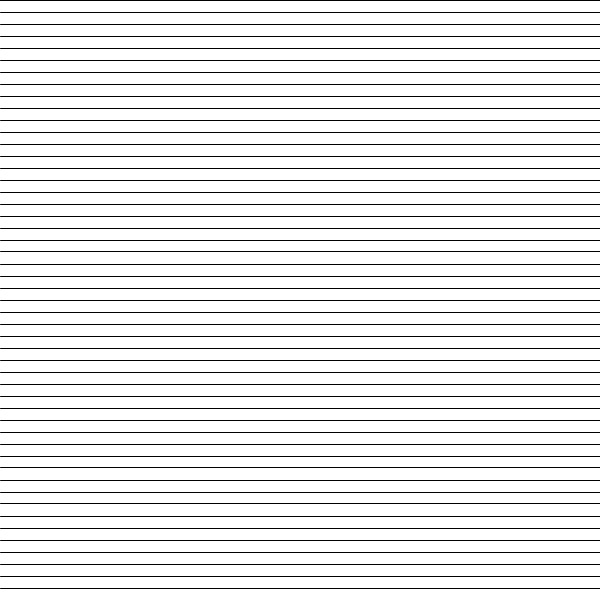
Frame 1 (no input)
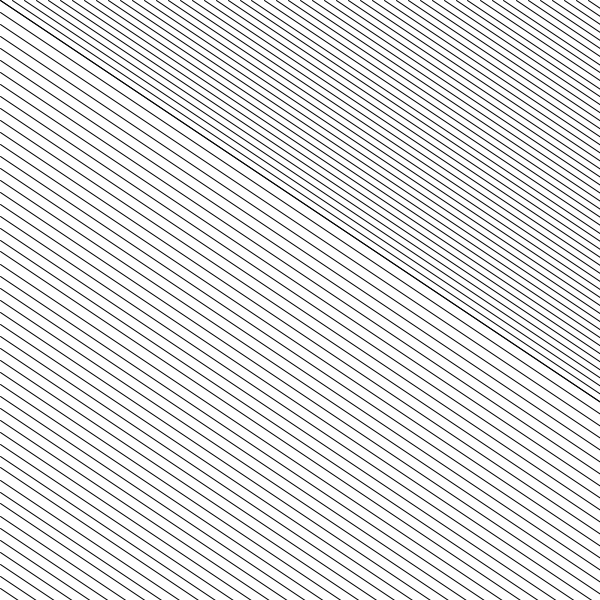
Frame 60 (the mouse pressed at the canvas centre just before this capture)
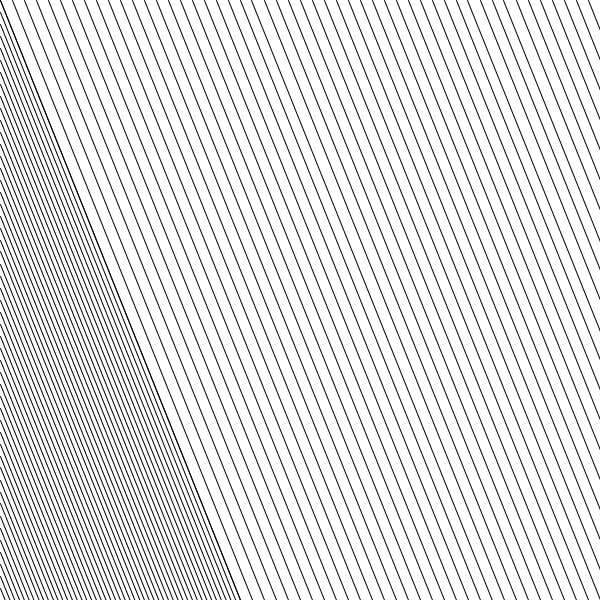
Frame 120 (the mouse held since frame 60 and released just before this capture)

The Processing sketch that drew these frames (run headless with seeded random() and noise(); from frame 60 on, the mouse is pressed at the canvas centre):

// Processing sketch: textEffect
// ── textEffect.pde
ArrayList<PVector> points;
ArrayList<PVector> edge;
int inc = 50;
float angle = 0;
float displaySize = 0;

void setup(){
  size(600, 600);
  displaySize = sqrt(pow(width, 2)+pow(height, 2));
  edge = new ArrayList<PVector>();
  push();
  textAlign(CENTER, CENTER);
  textSize(96);
  fill(0);
  text("Hello world", width/2, height/2);
  pop();
  points = edgeDetection(50);
  for(int i=0;i<inc;i++){
    float x = map(i, 0, inc, 0, width);
    float y = map(i, 0, inc, 0, height);
    edge.add(new PVector(x, 0));
    edge.add(new PVector(0, y));
    edge.add(new PVector(x, width));
    edge.add(new PVector(width, y));
  }
  edge.add(new PVector(width, height));
}

void draw(){
  background(255);
  for(PVector e:edge){
    PVector vec = PVector.fromAngle(angle).mult(displaySize);
    line(e.x, e.y, e.x+vec.x, e.y+vec.y);
  }
  angle += 0.01; 
}

ArrayList<PVector> edgeDetection(float val){
  ArrayList<PVector> res = new ArrayList<PVector>();
  loadPixels();
  color[] newPixels = new color[width*height];
  for(int i=0;i<newPixels.length;i++){
    newPixels[i] = color(170);
  }
  for(int x=1;x<width-1;x++){
    for(int y=1;y<height-1;y++){
      int index = x+y*width;
      color oc = pixels[index];
      float br = brightness(oc);
      float t = brightness(pixels[index-width]);
      float b = brightness(pixels[index+width]);
      float l = brightness(pixels[index-1]);
      float r = brightness(pixels[index+1]);
      if(br-t>val||br-b>val||br-l>val||br-r>val){//if neighboring pixels are different
        newPixels[index] = color(255);
        res.add(new PVector(x, y));
      }
    }
  }
  for(int i=0;i<pixels.length;i++){
    pixels[i] = newPixels[i];
  }
  updatePixels();
  return res;
}
